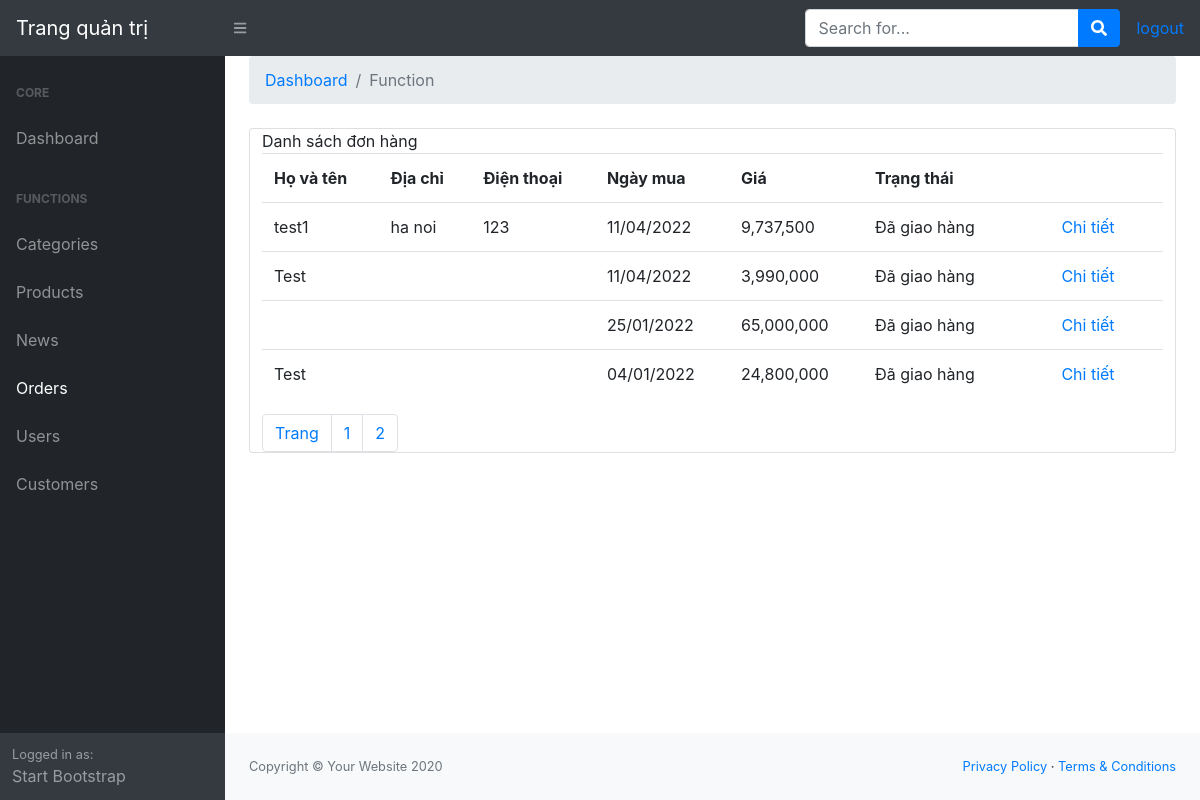
The page /admin/index.php?controller=orders (signed in) on the database its author committed.
### tables this page shows
CREATE TABLE `orders` (
  `id` int(11) NOT NULL,
  `customer_id` int(11) NOT NULL,
  `date` date NOT NULL,
  `price` float NOT NULL,
  `status` int(11) NOT NULL DEFAULT 0
);

CREATE TABLE `customers` (
  `id` int(11) NOT NULL,
  `name` varchar(500) NOT NULL,
  `email` varchar(500) NOT NULL,
  `address` varchar(500) NOT NULL,
  `phone` varchar(500) NOT NULL,
  `password` varchar(500) NOT NULL
);

### admin/controllers/OrdersController.php (called while the page is built, shortened)
<?php
include "models/OrdersModel.php";
class OrdersController extends Controller{
	public function index(){
		$recordPerPage = 4;
		$numPage = ceil($this->modelTotalRecord()/$recordPerPage);
		$data = $this->modelRead($recordPerPage);
		$this->loadView("OrdersView.php",["data"=>$data,"numPage"=>$numPage]);
	}
}
?>

### admin/models/OrdersModel.php (called while the page is built, shortened)
<?php
trait OrdersModel{
	public function modelRead($recordPerPage){
		$page = isset($_GET["p"]) && $_GET["p"] > 0 ? $_GET["p"]-1 : 0;
		$from = $page * $recordPerPage;
		$conn = Connection::getInstance();
		$query = $conn->query("select * from orders order by id desc limit $from, $recordPerPage");
		return $query->fetchAll();
	}
	public function modelTotalRecord(){
		$conn = Connection::getInstance();
		$query = $conn->query("select * from orders");
		return $query->rowCount();
	}
	public function modelGetCustomer($customer_id){
		$conn = Connection::getInstance();
		$query = $conn->prepare("select * from customers where id = :var_customer_id");
		$query->execute(["var_customer_id"=>$customer_id]);
		return $query->fetch();
	}
}
?>

### admin/views/OrdersView.php (the view, shortened to what this page needs)
<div class="col-md-12">
 <div class="panel panel-primary">
   <div class="panel-heading">Danh sách đơn hàng</div>
   <div class="panel-body">
     <table class="table table-hover table-borderd">
       <tr>
         <th>Họ và tên</th>
         <th>Địa chỉ</th>
         <th>Điện thoại</th>
         <th>Ngày mua</th>
         <th>Giá</th>
         <th style="width: 150px;">Trạng thái</th>
         <th style="width:150px;"></th>
       </tr>
       <?php foreach($data as $rows): ?>
       <?php $customer = $this->modelGetCustomer($rows->customer_id); ?>
       <tr>
         <td><?php echo isset($customer->name)?$customer->name:""; ?></td>
         <td><?php echo isset($customer->address)?$customer->address:""; ?></td>
         <td><?php echo isset($customer->phone)?$customer->phone:""; ?></td>
         <td><?php echo date("d/m/Y",strtotime($rows->date)); ?></td>
         <td><?php echo number_format($rows->price); ?></td>
         <td>
           <?php if($rows->status == 1): ?>
             <div>Đã giao hàng</div>
           <?php else: ?>
             <div>Chưa giao hàng</div>
           <?php endif; ?>
         </td>
         <td style="text-align:center;">
           <a href="index.php?controller=orders&action=detail&id=<?php echo $rows->id; ?>" class="label label-success">Chi tiết</a>
         </td>
       </tr>
       <?php endforeach; ?>
     </table>
           <ul class="pagination">
               <li class="page-item"><a href="#" class="page-link">Trang</a></li>
               <?php for($i = 1; $i <= $numPage; $i++): ?>
               <li class="page-item"><a href="index.php?controller=orders&p=<?php echo $i; ?>" class="page-link"><?php echo $i; ?></a></li>
               <?php endfor; ?>
           </ul>
   </div>
 </div>
</div>

### admin/views/OrdersView.php (style rules this page uses)
.pagination { padding:0px; margin:0px; }

### rows shown on the page
orders: customer.name "test1", customer.address "ha noi", customer.phone "123", date "11/04/2022", price "9,737,500", status "Đã giao hàng"
orders: customer.name "Test", date "11/04/2022", price "3,990,000", status "Đã giao hàng"
orders: date "25/01/2022", price "65,000,000", status "Đã giao hàng"
orders: customer.name "Test", date "04/01/2022", price "24,800,000", status "Đã giao hàng"
